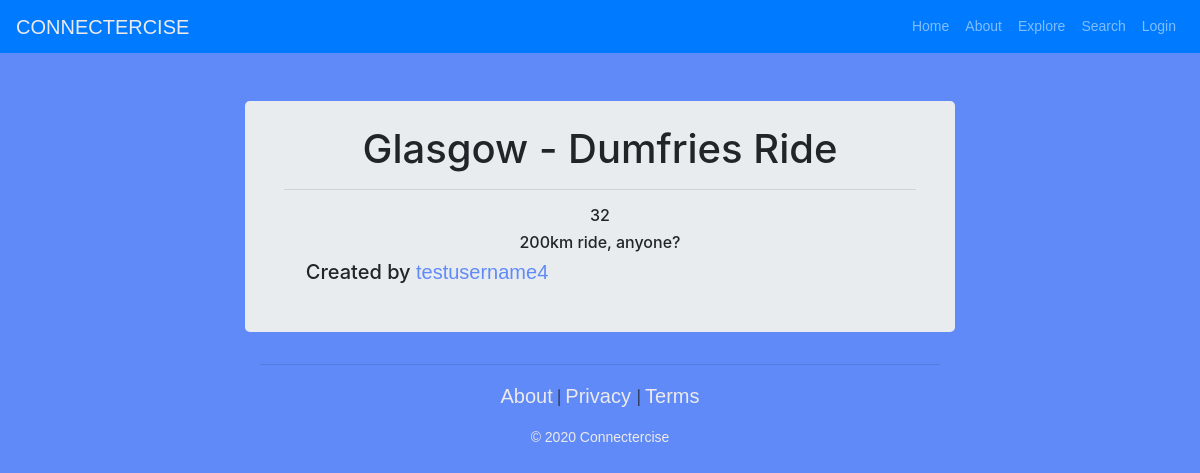
Page /sport/cycling/104058962101052959403812242313256473228 on the earlier database version.
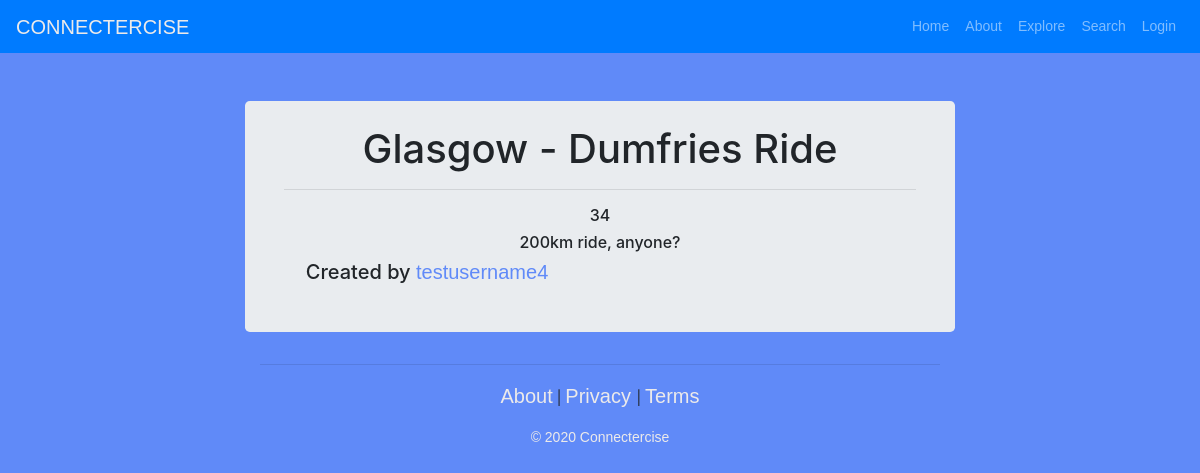
Same page on the later database version.
### connectercise/models.py (models this page shows, shortened)
class SportRequest(models.Model):
    sport = models.ForeignKey(Sport, on_delete=models.CASCADE)
    title = models.CharField(max_length=128)
    views = models.IntegerField(default=0)
    slug = models.SlugField(unique=True)
    request_id = models.CharField(max_length=128,primary_key=True)
    suggested_date = models.DateField(null=True, blank=True, help_text='MM/DD/YY (optional HH:MM)')
    location = models.CharField(max_length=512)
    creator = models.ForeignKey(User, on_delete=models.CASCADE)
    desc = models.CharField(max_length=1024)
    completed = models.BooleanField(default=False)
    picture = models.ImageField(upload_to='requests', blank=True)

### connectercise/views.py (the view, shortened to what this page needs)
# urls.py: path('sport/<slug:sport_name_slug>/<slug:request_name_slug>', views.show_request, name='show_request'),
def show_request(request, sport_name_slug, request_name_slug):
    context_dict = {}
    try:
        s_request = SportRequest.objects.get(slug=request_name_slug)
        SportRequest.objects.filter(slug=request_name_slug).update(views=s_request.views+1)
        context_dict['request'] = s_request
        comments = s_request.comments.filter(active=True)
        new_comment = None
        context_dict['comments'] = comments
    except SportRequest.DoesNotExist:
        context_dict['request'] = None
    return render(request, 'connectercise/request.html', context=context_dict)

### templates/connectercise/request.html (shortened to what this page needs)
{% extends 'connectercise/base.html' %}
{% load static %}
{% block body_block %}
    <div class="jumbotron p-4">
        <div class="container text-center">
        {% if request %}
             <h1 class="jumbotron-heading">{{ request.title }}</h1><hr>
        {% else %}
            The specified sporting request does not exist.
        {% endif %}
        </div>
    <ul>
    {% if request %}
        <h6> {{ request.views }}</h6>
        <h6>{{ request.desc }}</h6>
        <div class="row">
          <div class="col">
          <h5>Created by <a class="logo" href = "{% url 'connectercise:show_user' request.creator.username %}">{{ request.creator.username }}</a></h5>
          </div>
          <div class="col">
          </div>
        </div>
    </ul>
    {% else %}
        <strong>404</strong>
    {% endif %}
  </div>
{% endblock %}

Differences in the rows shown:
changed SportRequest "Glasgow - Dumfries Ride": views "32" → "34"
